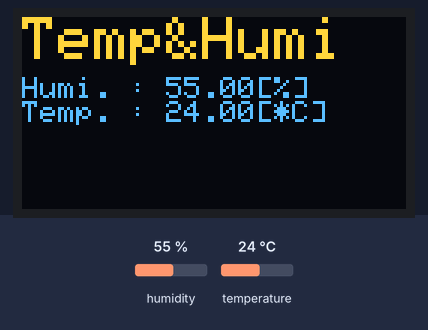
A sketch run on a simulated ESP8266 (NodeMCU). On the bench: 128×64 one-colour display. Inputs (shaded band) come from the test bench; at power-on: humidity 55 %, temperature 24 °C. The OLED is the two-colour kind (top 16 rows yellow); what the sketch prints to the serial monitor is not drawn.

Above: at 2.9 s.
3.0 s: humidity set to 22 %
At 5.1 s:
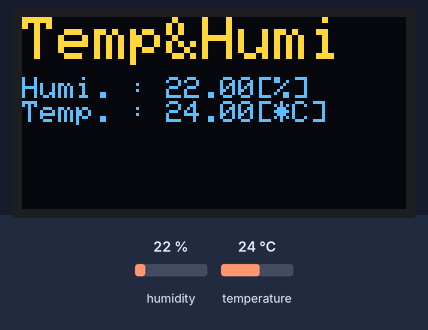
5.8 s: temperature set to 12 °C
At 7.0 s:
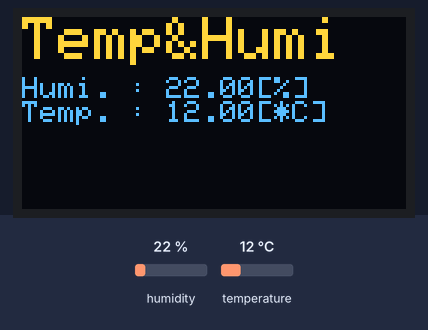
8.6 s: humidity set to 40 %
At 10.7 s:
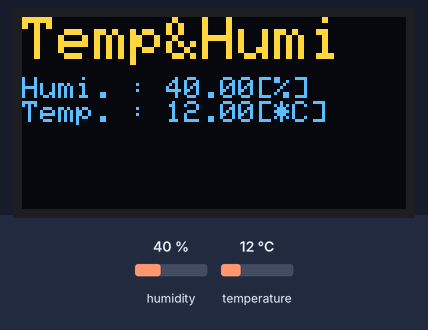
11.9 s: temperature set to 19 °C
Timing chart, 0 to 14.9 s (numbered marks = the images above; inputs shaded):
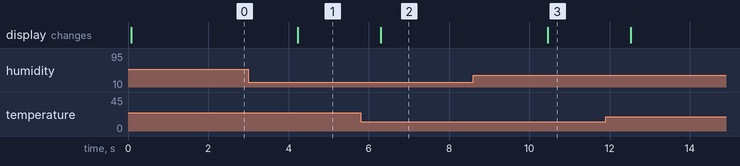

The sketch:

06_arduino_DHT11_OLED.ino
```cpp
/********************************************************************/
/****** Install DHT sensor library by Adafruit (Install all!!) ******/
/****** Install Adafruit SSD1306 by Adafruit Library           ******/
/********************************************************************/

#include "DHT.h"
#include <SPI.h>
#include <Wire.h>
#include <Adafruit_GFX.h>
#include <Adafruit_SSD1306.h>
#define SCREEN_WIDTH 128
#define SCREEN_HEIGHT 64
#define OLED_RESET -1
#define DHTPIN D4
#define DHTTYPE DHT11

Adafruit_SSD1306 display(SCREEN_WIDTH, SCREEN_HEIGHT, &Wire, OLED_RESET);
DHT dht(DHTPIN, DHTTYPE);

void setup() {
  Serial.begin(9600);

  /** OLED 초기화 */
  if(!display.begin(SSD1306_SWITCHCAPVCC, 0x3C)) {
    Serial.println(F("OLED(SSD1306) allocation failed"));
    for(;;); // Don't proceed, loop forever
  }

  /** 온습도 센서 초기화 */
  dht.begin();

  display.clearDisplay();
  display.setTextColor(WHITE);
}

void loop(){

  /** 온습도 센서값 읽기 */
  float h = dht.readHumidity();
  float t = dht.readTemperature();
  if (isnan(h) || isnan(t) ) {
    Serial.println("Failed to read from DHT sensor!");
    return;
  }

  /** 시리얼 모니터에 온습도 센서값 출력 */
  Serial.print("Humi. : ");  Serial.print(h);  Serial.print("[%]\t");
  Serial.print("Temp. : ");  Serial.print(t);  Serial.println("[*C]");

  /** OLED 에 온습도 센서값 출력 */
  display.clearDisplay();         // OLED 비디오 메모리 삭제
  display.setCursor(0,0);         // 커서의 위치를 0, 0으로 이동
  display.setTextSize(2);         // 폰트 사이즈 2로 변경
  display.println("Temp&Humi");  // 제목, "Temp&Humi"출력
  display.setTextSize(1);         // 폰트 사이즈 1로 변경
  display.setCursor(0,20);        // 커서의 위치 0, 20으로 변경
  display.print("Humi. : "); display.print(h); display.println("[%]");
  display.print("Temp. : "); display.print(t); display.println("[*C]");
  display.display();

  /** 1초 기다림 */
  delay(1000);
}
```

Measured:
- after the input at 3.0 s, the display: changes after 1.2 s (image 1)
- after the input at 5.8 s, the display: changes after 0.50 s (image 2)
- after the input at 8.6 s, the display: changes after 1.9 s (image 3)
